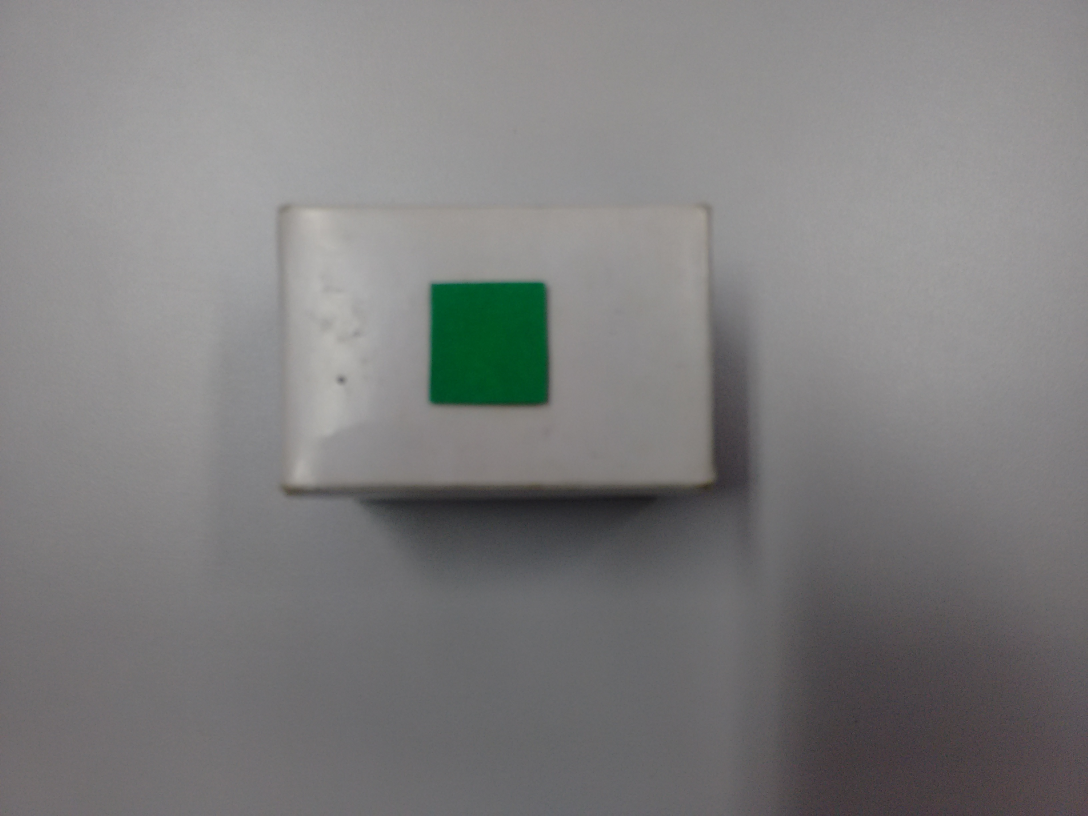
#> input picture photo.jpg, 3264 x 2448 px, found by its file name (shown at 1/3 size)
$ python detect_color.py   (older library calls are emulated)
#> lines starting #> are read from the running program, lines starting #| are printed output that depends on the picture; after the words box and inside, x2 and y2 are one past the last pixel; in counts of white or black regions, pixels touching at a corner belong together; long printed decimals are rounded
### pyimagesearch/colorlabeler.py
from scipy.spatial import distance as dist
from collections import OrderedDict
import numpy as np
import cv2

class ColorLabeler:
	def __init__(self):
		colors = OrderedDict({
			"vermelho": (0, 0, 255),
			"verde": (0, 250, 0),
			"azul": (255, 0, 0),
			"amarelo": (0, 255 , 255),
			"branco": (240,250,250)
			})

		self.lab = np.zeros((len(colors), 1, 3), dtype="uint8")
		self.colorNames = []

		for (i, (name, rgb)) in enumerate(colors.items()):
			self.lab[i] = rgb
			self.colorNames.append(name)

		self.lab = cv2.cvtColor(self.lab, cv2.COLOR_RGB2LAB)
		cv2.imshow('as', self.lab)
	def label(self, image, c):
		image = cv2.cvtColor(image,cv2.COLOR_RGB2LAB)
		mask = np.zeros(image.shape[:2], dtype="uint8")
		cv2.drawContours(mask, [c], -1, 255, -1)
		mask = cv2.erode(mask, None, iterations=2)
		cv2.imshow('lab', image)
		mean = cv2.mean(image, mask=mask)[:3]

		minDist = (np.inf, None)
		minDist2 = (np.inf, None)

		for (i, row) in enumerate(self.lab):

			d = dist.euclidean(row[0], mean)

			if d < minDist[0]:
				minDist = (d, i)
			elif d < minDist2[0]:
				minDist2 = (d,i)

		print(minDist, "/n" , minDist2)
		if(minDist[1] == 0 and minDist2[1] == 3):
			return 'yellow'

		return self.colorNames[minDist[1]]

### pyimagesearch/shapedetector.py
import cv2

class ShapeDetector:
	def __init__(self):
		pass

	def detect(self, c):
		shape = "unidentified"
		peri = cv2.arcLength(c, True)
		approx = cv2.approxPolyDP(c, 0.04 * peri, True)

		if len(approx) == 3:
			shape = "triangulo"

		elif len(approx) == 4:

			(x, y, w, h) = cv2.boundingRect(approx)
			ar = w / float(h)

			shape = "quadrado" if ar >= 0.95 and ar <= 1.05 else "retangulo"

		elif len(approx) == 5:
			shape = "pentagono"

		else:
			shape = "circulo"


		return shape

### detect_color.py
from pyimagesearch.shapedetector import ShapeDetector
from pyimagesearch.colorlabeler import ColorLabeler
import argparse
import imutils
import cv2
import os
import urllib.request
import serial


def configSerial():
	global ser
	ser = serial.Serial('/dev/ttyACM0', 9600)

def sendSerial(dados):
	global ser
	ser.write(dados.encode())

configSerial()

link_fotos = 'http://192.168.11.2:8080/photo.jpg'

if not os.path.exists('fotos'):
    os.makedirs('fotos')

urllib.request.urlretrieve(link_fotos, "fotos/foto.jpg")

image = cv2.imread("fotos/foto.jpg")
#> image is the input picture: shape (2448, 3264, 3); mean B, G, R 126, 125.9, 126.4

resized = imutils.resize(image, width=300)
resized = resized[40:170, 100:270]
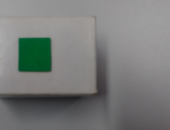
#> resized: shape (130, 170, 3); mean B, G, R 121.8, 123.5, 121.1
image = resized
ratio = image.shape[0] / float(resized.shape[0])
#> ratio = 1

blurred = cv2.GaussianBlur(resized, (5, 5), 0)

lab = cv2.cvtColor(blurred.copy(), cv2.COLOR_BGR2HSV)
#> lab: shape (130, 170, 3); mean H, S, V 81.9, 17.4, 125.4
h, s, gray = cv2.split(lab)
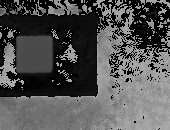
#> h: shape (130, 170); min 0, max 174, mean 81.9
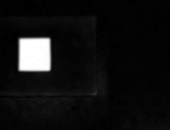
#> s: shape (130, 170); min 0, max 255, mean 17.4
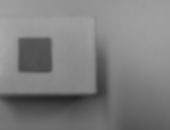
#> gray: shape (130, 170); min 36, max 170, mean 125.4
gray = cv2.GaussianBlur(gray, (5, 5), 0)
_, thresh = cv2.threshold(gray, 127, 255, cv2.THRESH_BINARY + cv2.THRESH_OTSU)
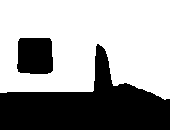
#> thresh: shape (130, 170); 61.8% white; 2 black regions

cv2.imshow("Thresh", thresh)

cnts = cv2.findContours(thresh.copy(), cv2.RETR_EXTERNAL, cv2.CHAIN_APPROX_SIMPLE)
#> cnts = 1 contour; box (x1, y1, x2, y2) and area: (0, 0, 170, 100) 14580
cnts = cnts[0] if imutils.is_cv2() else cnts[1]

sd = ShapeDetector()
cl = ColorLabeler()


for c in cnts:
	peri = cv2.arcLength(c, True)
	if(peri < 50):
		continue

	M = cv2.moments(c)
	if(M["m00"] != 0):

		shape = sd.detect(c)
		color = cl.label(blurred, c)

		c = c.astype("float")
		c *= ratio
		c = c.astype("int")
		print(shape, color)

		if(color == "vermelho"):
			sendSerial("r")

		if(color == "verde"):
			sendSerial("g")

		text = "{} {}".format(shape, color)
		cv2.drawContours(image, [c], -1, (0, 255, 0), 2)

		rec = imutils.resize(image, width=600)
		cv2.imshow("Image", rec)
		cv2.waitKey(0)
		break
#> this loop made 1 pass
#> (shape, mean in label, color, text) on pass 1: ('circulo', (147.4, 126.1, 129.9), 'amarelo', 'circulo amarelo')
#| (98.523, 3) /n (101.658, 4)
#| circulo amarelo
#> pass 1, in label, `mask = cv2.erode(mask, None, iterations=2)`:
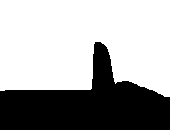
#> mask: shape (130, 170); 64.8% white; 1 black region, box (x1, y1, x2, y2) and area: (0, 42, 170, 130) 7782
#> after the loop:
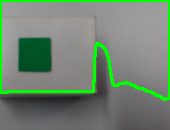
#> image: shape (130, 170, 3); mean B, G, R 112.6, 131.7, 111.7
